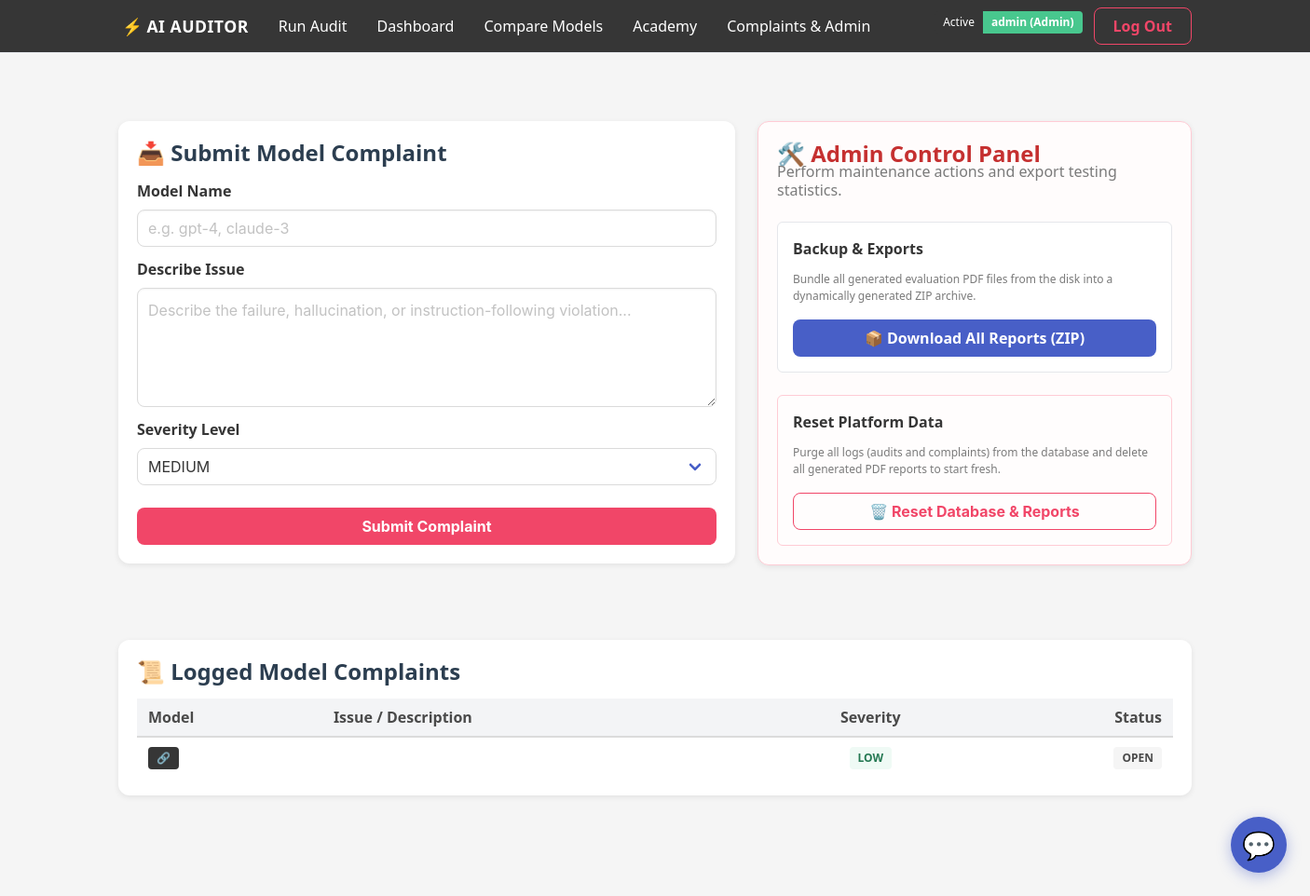
Page /complaints (signed in) on the earlier database version.
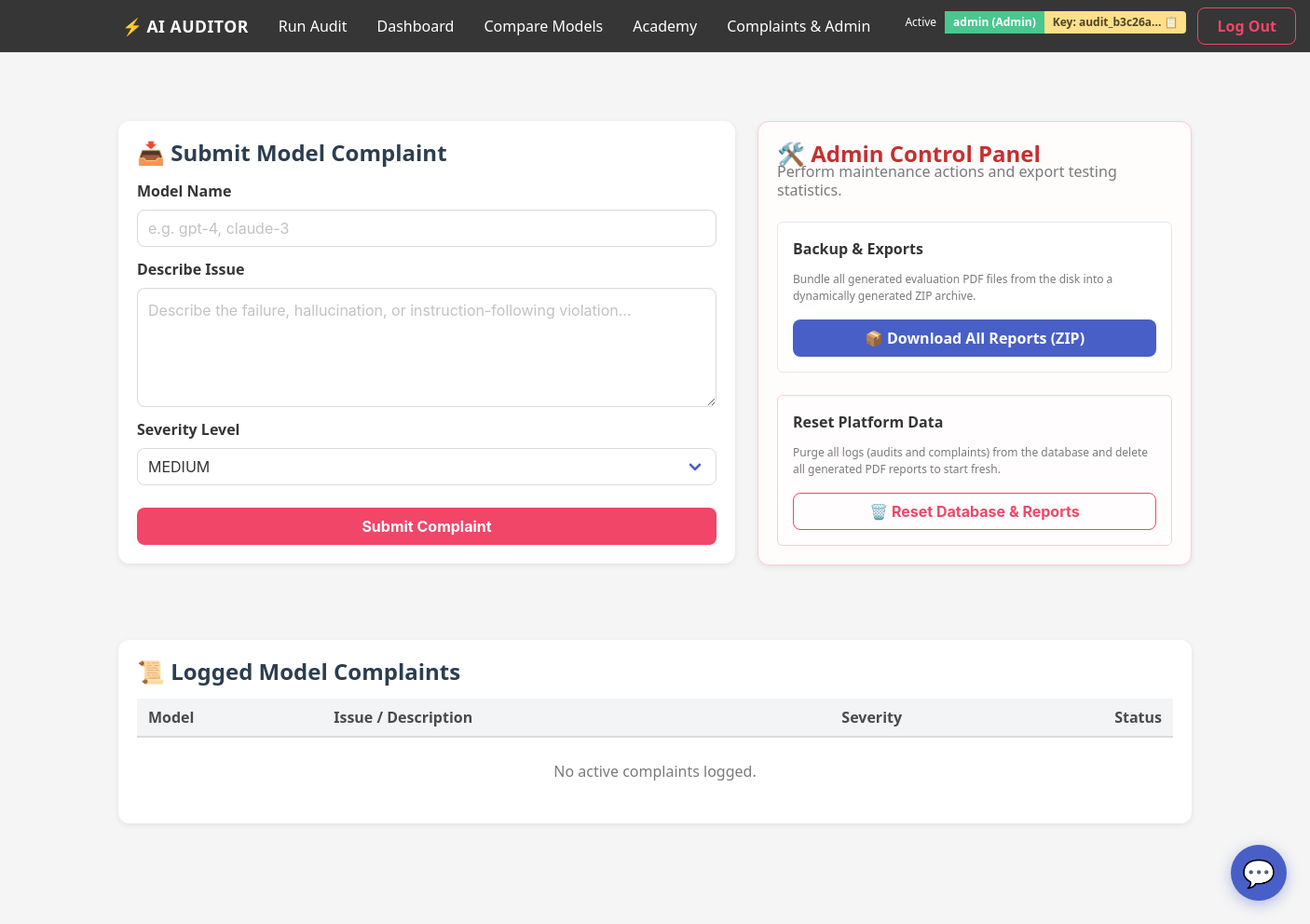
Same page on the later database version.
### tables this page shows
CREATE TABLE complaints (
        id INTEGER PRIMARY KEY AUTOINCREMENT,
        model_name TEXT,
        issue TEXT,
        severity TEXT,
        created_at TEXT,
        status TEXT DEFAULT 'OPEN'
    );

CREATE TABLE users (
        id INTEGER PRIMARY KEY AUTOINCREMENT,
        username TEXT UNIQUE,
        password TEXT,
        role TEXT
    , api_key TEXT);

### app.py (the view)
@app.route("/complaints", methods=["GET", "POST"])
@admin_required
def complaints():
    if request.method == "POST":
        model_name = request.form["model_name"]
        issue = request.form["issue"]
        severity = request.form["severity"]
        save_complaint(model_name, issue, severity)
        return redirect(url_for("complaints"))
    data = get_complaints()
    return render_template(
        "complaints.html",
        complaints=data
    )

### app.py (called while the page is built)
@app.context_processor
def inject_api_key():
    if 'user' in session:
        api_key = get_api_key_by_username(session['user'])
        return dict(user_api_key=api_key)
    return dict(user_api_key=None)

def admin_required(f):
    @wraps(f)
    def decorated_function(*args, **kwargs):
        if 'user' not in session:
            return redirect(url_for('login', next=request.url))
        if session.get('role') != 'ADMIN':
            return redirect(url_for('index'))
        return f(*args, **kwargs)
    return decorated_function

### audit_storage_db.py (called while the page is built)
def get_connection():
    return sqlite3.connect(DB_NAME)

def get_complaints():
    conn = get_connection()
    cur = conn.cursor()
    cur.execute("SELECT * FROM complaints ORDER BY id DESC")
    rows = cur.fetchall()
    conn.close()
    return rows

def get_api_key_by_username(username):
    conn = get_connection()
    cur = conn.cursor()
    cur.execute("SELECT api_key FROM users WHERE username = ?", (username,))
    row = cur.fetchone()
    conn.close()
    if row:
        return row[0]
    return None

### templates/complaints.html (shortened to what the changed rows need)
{% extends "base.html" %}
{% block content %}
<div class="main-container">
    <div class="columns mb-6">
        <div class="column is-7">
            <div class="audit-card">
                <h1 class="title is-4 mb-4">📥 Submit Model Complaint</h1>
            </div>
        </div>
        <div class="column is-5">
            <div class="audit-card" style="border: 1px solid #ffccd5; background: #fffcfc;">
                <h2 class="title is-4 mb-4" style="color: #c53030;">🛠️ Admin Control Panel</h2>
            </div>
        </div>
    </div>
    <div class="audit-card">
        <h2 class="title is-4 mb-4">📜 Logged Model Complaints</h2>
        <div class="table-container">
            <table class="table is-fullwidth is-striped is-hoverable">
                <thead>
                    <tr>
                        <th class="has-text-grey-dark">Model</th>
                        <th class="has-text-grey-dark">Issue / Description</th>
                        <th class="has-text-centered has-text-grey-dark">Severity</th>
                        <th class="has-text-right has-text-grey-dark">Status</th>
                    </tr>
                </thead>
                <tbody>
                    {% for c in complaints %}
                    <tr>
                        <td class="is-vcentered" style="font-weight: 700;">
                            <a href="/model/{{ c[1] }}">
                                <span class="tag is-dark" style="cursor: pointer;">{{ c[1] }} 🔗</span>
                            </a>
                        </td>
                        <td class="is-vcentered">{{ c[2] }}</td>
                        <td class="is-vcentered has-text-centered">
                            {% if c[3] == 'HIGH' %}
                                <span class="tag is-danger" style="font-weight: 700;">HIGH</span>
                            {% elif c[3] == 'MEDIUM' %}
                                <span class="tag is-warning" style="font-weight: 700; color: #363636;">MEDIUM</span>
                            {% else %}
                                <span class="tag is-success is-light" style="font-weight: 700;">LOW</span>
                            {% endif %}
                        </td>
                        <td class="is-vcentered has-text-right">
                            <span class="tag is-light" style="font-weight: 700;">{{ c[5] }}</span>
                        </td>
                    </tr>
                    {% else %}
                    <tr>
                        <td colspan="4" class="has-text-centered py-5 has-text-grey">
                            No active complaints logged.
                        </td>
                    </tr>
                    {% endfor %}
                </tbody>
            </table>
        </div>
    </div>
</div>
{% endblock %}

### templates/base.html (shortened to what this page needs)
<!DOCTYPE html>
<html>
<head>
<link rel="stylesheet"
      href="https://cdn.jsdelivr.net/npm/bulma@0.9.4/css/bulma.min.css">
<link rel="stylesheet"
      href="{{ url_for('static', filename='style.css') }}">
</head>
<body class="has-background-light">
<nav class="navbar is-dark" role="navigation" aria-label="main navigation">
    <div class="container">
        <div class="navbar-brand">
            <a class="navbar-item px-4" href="/" style="font-weight: 800; letter-spacing: 0.5px;">
                <span class="has-text-link mr-1">⚡</span> AI AUDITOR
            </a>
        </div>
        <div id="navMenu" class="navbar-menu">
            <div class="navbar-start">
                <a class="navbar-item px-4" href="/">
                    Run Audit
                </a>
                {% if session.get('user') %}
                <a class="navbar-item px-4" href="/dashboard">
                    Dashboard
                </a>
                <a class="navbar-item px-4" href="/compare">
                    Compare Models
                </a>
                <a class="navbar-item px-4" href="/academy">
                    Academy
                </a>
                {% if session.get('role') == 'ADMIN' %}
                <a class="navbar-item px-4" href="/complaints">
                    Complaints & Admin
                </a>
                {% endif %}
                {% endif %}
            </div>
            <div class="navbar-end">
                <div class="navbar-item">
                    {% if session.get('user') %}
                        <div class="field is-grouped is-grouped-multiline is-align-items-center">
                            <div class="control">
                                <div class="tags has-addons mb-0">
                                    <span class="tag is-dark">Active</span>
                                    {% if session.get('role') == 'ADMIN' %}
                                        <span class="tag is-success" style="font-weight: 700;">{{ session.get('user') }} (Admin)</span>
                                    {% else %}
                                        <span class="tag is-link" style="font-weight: 700;">{{ session.get('user') }} (Tester)</span>
                                    {% endif %}
                                    {% if user_api_key %}
                                        <span class="tag is-warning" style="font-weight: 700; cursor: pointer;" title="Click to copy full API Key to clipboard" onclick="navigator.clipboard.writeText('{{ user_api_key }}'); alert('API Key successfully copied to clipboard!');">Key: {{ user_api_key[:12] }}... 📋</span>
                                    {% endif %}
                                </div>
                            </div>
                            <div class="control">
                                <a href="/logout" class="button btn-logout-styled">
                                    Log Out
                                </a>
                            </div>
                        </div>
                    {% else %}
                        <div class="control">
                            <a href="/login" class="button btn-login-styled">
                                Log In
                            </a>
                        </div>
                    {% endif %}
                </div>
            </div>
        </div>
    </div>
</nav>
<section class="section">
    <div class="container">
        {% block content %}{% endblock %}
    </div>
</section>
<div class="chat-fab-container">
    <button id="chatFab" class="chat-fab" onclick="toggleChatPanel();" title="AI Auditor Assistant">
        💬
    </button>
</div>
</body>
</html>

Differences in the rows shown:
removed complaints: severity "LOW", status "OPEN"
now on this page (row edited): users: api_key "audit_b3c26a"
Other differences:
text now shown: "Key: ... 📋 No active complaints logged."
